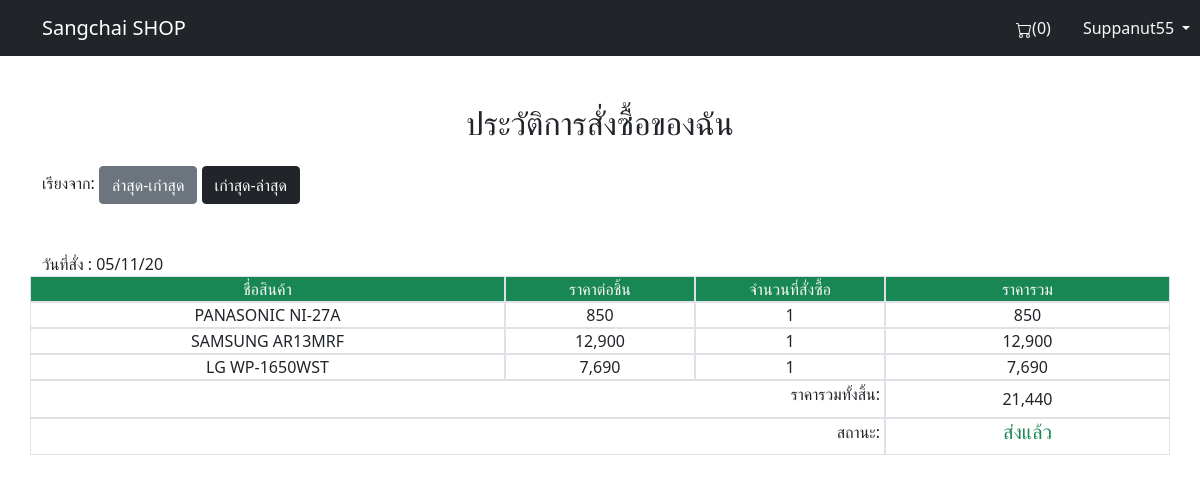
The app's page /order_history.php (signed in) with its own data.
### tables this page shows
CREATE TABLE `sell` (
  `sellid` int(3) NOT NULL,
  `userid` int(5) NOT NULL,
  `date` varchar(8) NOT NULL,
  `status` varchar(20) DEFAULT NULL,
  `idEmployee` int(3) NOT NULL
);

CREATE TABLE `sellinfo` (
  `sellid` int(5) NOT NULL,
  `pdid` int(5) NOT NULL,
  `price` int(6) NOT NULL,
  `count` int(3) NOT NULL
);

CREATE TABLE `product` (
  `productid` int(3) NOT NULL,
  `typeid` int(3) NOT NULL,
  `brandid` int(3) NOT NULL,
  `PDname` varchar(50) NOT NULL,
  `price` int(7) NOT NULL,
  `count` int(3) NOT NULL,
  `picture` varchar(255) NOT NULL,
  `info` varchar(8000) NOT NULL
);

### order_history.php (the view, shortened to what this page needs)
<?php
include('conectDB.php');
$userid = $_SESSION['userid'];
 if (isset($_GET['oldFirst'])) {
    $sql = "SELECT * FROM `sell` WHERE `userid`=$userid ORDER BY `sellid`";
 }
else{
    $sql = "SELECT * FROM `sell` WHERE `userid`=$userid ORDER BY `sellid` DESC";
}
$resultsell =  mysqli_query($conect, $sql);
$rowofsell = mysqli_fetch_array($resultsell);
?>
<!DOCTYPE html>
<html lang="en">
<head>
    <link rel="stylesheet" href="style.css">
    <link href="https://cdn.jsdelivr.net/npm/bootstrap@5.0.0-beta3/dist/css/bootstrap.min.css" rel="stylesheet">
</head>
<body>
    <nav class="navbar navbar-expand-lg navbar-dark bg-dark justify-content-between flex-nowrap flex-row">
        <div class="container">
            <a href="index.php" class="navbar-brand float-left">Sangchai SHOP</a>
            <div class="row">
                <div class=" col-lg-6 d-flex justify-content-end p-0">
                    <?php if (isset($_SESSION['userid'])) {
                        $usid = $_SESSION['userid'];
                        $sqlcart = "SELECT * FROM cart WHERE userid=$usid";
                        $re = mysqli_query($conect, $sqlcart);
                        if (mysqli_num_rows($re) == 1) {
                            $countcart = 0;
                        } else {
                            $countcart = 0;
                        }
                    } else {
                        $countcart = 0;
                    }
                    ?>
                    <a href="cart.php" class="nav-link text-light">(<label id="cart"><?php echo $countcart; ?></label>)</a>
                </div>
                <div class="dropdown col-lg-6 d-flex justify-content-start p-0">
                    <a class="nav-link text-light dropdown-toggle" href="#" role="button" id="dropdownMenuLink" data-bs-toggle="dropdown" aria-expanded="false">
                        <?php echo $_SESSION['username'] ?>
                    </a>
                </div>
            </div>
        </div>
    </nav>
    <div class="container mt-5">
        <div class="d-flex justify-content-center mb-3">
            <h2>ประวัติการสั่งซื้อของฉัน</h2>
        </div>
        เรียงจาก:
        <?php if (isset($_GET['oldFirst'])) : ?>
            <a href="order_history.php" class="btn btn-dark">ล่าสุด-เก่าสุด</a>
            <a href="order_history.php?oldFirst=1" class="btn btn-secondary">เก่าสุด-ล่าสุด</a>
        <?php else : ?>
            <a href="order_history.php" class="btn btn-secondary">ล่าสุด-เก่าสุด</a>
            <a href="order_history.php?oldFirst=1" class="btn btn-dark">เก่าสุด-ล่าสุด</a>
        <?php endif ?>
        <div>
            <?php if ($rowofsell) :
            ?>
                <?php do { ?>
                    <?php $sellid = $rowofsell['sellid'] ?>
                    <?php $sql = "SELECT *,price*count  AS total FROM  `sellinfo` WHERE `sellid`=$sellid";
                    $resulsellinfo = mysqli_query($conect, $sql);
                    ?>
                    <div class="row">
                        <div class="col-md-12 mt-5">
                            วันที่สั่ง : <?php echo $rowofsell['date'] ?>
                        </div>
                    </div>
                    <?php if ($rowofsell['status'] == "กำลังดำเนินการ") : ?>
                        <div class="row bg-warning">
                            <div class="col-md-5 d-flex justify-content-center border">
                                ชื่อสินค้า
                            </div>
                            <div class="col-md-2 d-flex justify-content-center border">
                                ราคาต่อชิ้น
                            </div>
                            <div class="col-md-2 d-flex justify-content-center border">
                                จำนวนที่สั่งซื้อ
                            </div>
                            <div class="col-md-3 d-flex justify-content-center border">
                                ราคารวม
                            </div>
                        </div>
                    <?php else : ?>
                        <div class="row bg-success text-light">
                            <div class="col-md-5 d-flex justify-content-center border">
                                ชื่อสินค้า
                            </div>
                            <div class="col-md-2 d-flex justify-content-center border">
                                ราคาต่อชิ้น
                            </div>
                            <div class="col-md-2 d-flex justify-content-center border">
                                จำนวนที่สั่งซื้อ
                            </div>
                            <div class="col-md-3 d-flex justify-content-center border">
                                ราคารวม
                            </div>
                        </div>
                    <?php endif ?>
                    <?php $total = 0; ?>
                    <?php while ($rowsellinfo = mysqli_fetch_array($resulsellinfo)) {
                    ?>
                        <?php
                        $PDID = $rowsellinfo['pdid'];
                        $sql = "SELECT PDname FROM `product` WHERE productid=$PDID";
                        $productName = mysqli_query($conect, $sql);
                        $productName = mysqli_fetch_array($productName)['PDname'];
                        ?>
                        <div class="row">
                            <div class="col-md-5 d-flex justify-content-center border">
                                <?php echo $productName; ?>
                            </div>
                            <div class="col-md-2 d-flex justify-content-center border">
                                <?php echo number_format($rowsellinfo['price']); ?>
                            </div>
                            <div class="col-md-2 d-flex justify-content-center border">
                                <?php echo $rowsellinfo['count'] ?>
                            </div>
                            <div class="col-md-3 d-flex justify-content-center border">
                                <?php echo number_format($rowsellinfo['total']); ?>
                                <?php $total += $rowsellinfo['total']; ?>
                            </div>
                        </div>
                    <?php } ?>
                    <div class="row">
                        <div class="col-md-9 d-flex justify-content-end p-1 border">
                            <h6>ราคารวมทั้งสิ้น:</h6>
                        </div>
                        <div class="col-md-3 d-flex justify-content-center border align-items-center">
                            <?php echo number_format($total) ?>
                        </div>
                    </div>
                    <div class="row">
                        <div class="col-md-9 d-flex justify-content-end p-1 border">
                            <h6>สถานะ:</h6>
                        </div>
                        <div class="col-md-3 d-flex justify-content-center border align-items-center">
                            <?php if ($rowofsell['status'] == "กำลังดำเนินการ") : ?>
                                <h5 class="text-warning"><?php echo $rowofsell['status'] ?></h5>
                            <?php else : ?>
                                <h5 class="text-success"><?php echo $rowofsell['status'] ?></h5>
                            <?php endif ?>
                        </div>
                    </div>
                <?php } while ($rowofsell = mysqli_fetch_array($resultsell)) ?>
            <?php else :
            ?>
                <div class="p-5 mt-5">
                    <h3 class="d-flex justify-content-center text-secondary">-- คุณยังไม่มีประวัติการซื้อ --</h3>
                </div>
            <?php endif ?>
        </div>
    </div>
</body>
</html>

### records on screen
sell: date "05/11/20", shows "ชื่อสินค้า", total "21,440", status "ส่งแล้ว"
sellinfo: product.PDname "PANASONIC NI-27A", price "850", count "1", total "850"
sellinfo: product.PDname "SAMSUNG AR13MRF", price "12,900", count "1", total "12,900"
sellinfo: product.PDname "LG WP-1650WST", price "7,690", count "1", total "7,690"

### other values on screen
$countcart "0"
$_SESSION['username'] "Suppanut55"
